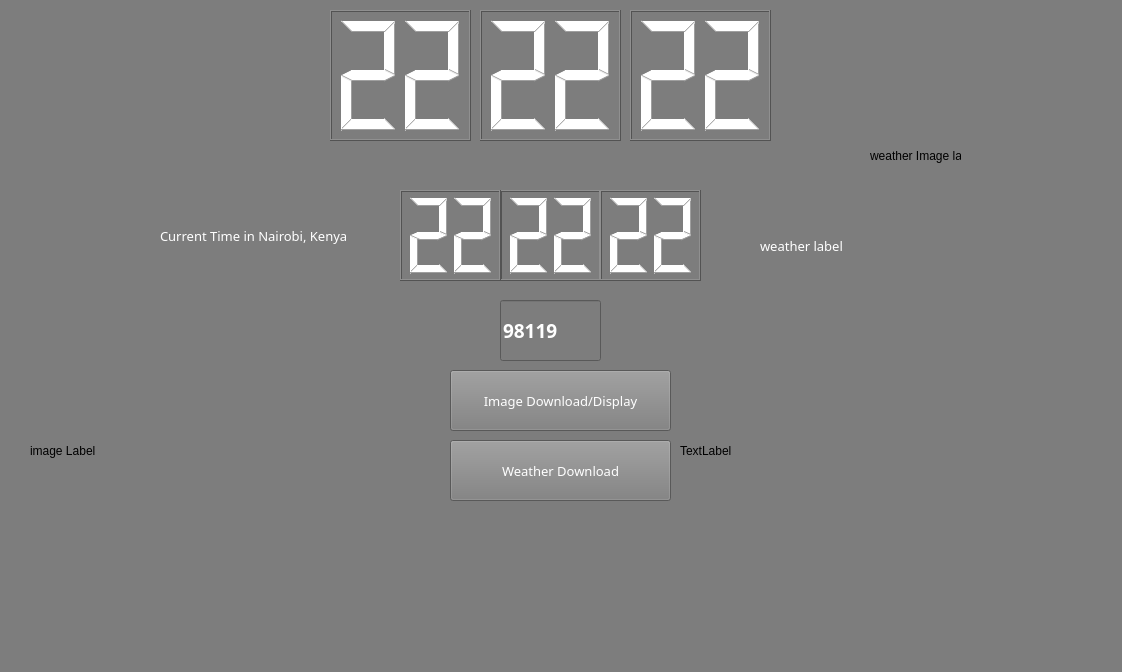
<?xml version="1.0" encoding="UTF-8"?>
<ui version="4.0">
 <class>MainWindow</class>
 <widget class="QMainWindow" name="MainWindow">
  <property name="geometry">
   <rect>
    <x>0</x>
    <y>0</y>
    <width>1122</width>
    <height>672</height>
   </rect>
  </property>
  <property name="windowTitle">
   <string>MainWindow</string>
  </property>
  <property name="styleSheet">
   <string notr="true">background-color: rgb(125, 125, 125);</string>
  </property>
  <widget class="QWidget" name="centralwidget">
   <widget class="QLCDNumber" name="hourLCD">
    <property name="geometry">
     <rect>
      <x>330</x>
      <y>10</y>
      <width>141</width>
      <height>131</height>
     </rect>
    </property>
    <property name="styleSheet">
     <string notr="true">QLCDNumber{
    color: rgb(255,255,255);    
}</string>
    </property>
    <property name="digitCount">
     <number>2</number>
    </property>
    <property name="value" stdset="0">
     <double>22.000000000000000</double>
    </property>
   </widget>
   <widget class="QLCDNumber" name="minuteLCD">
    <property name="geometry">
     <rect>
      <x>480</x>
      <y>10</y>
      <width>141</width>
      <height>131</height>
     </rect>
    </property>
    <property name="styleSheet">
     <string notr="true">QLCDNumber{
    color: rgb(255,255,255);    
}</string>
    </property>
    <property name="digitCount">
     <number>2</number>
    </property>
    <property name="value" stdset="0">
     <double>22.000000000000000</double>
    </property>
   </widget>
   <widget class="QLCDNumber" name="secondLCD">
    <property name="geometry">
     <rect>
      <x>630</x>
      <y>10</y>
      <width>141</width>
      <height>131</height>
     </rect>
    </property>
    <property name="styleSheet">
     <string notr="true">QLCDNumber{
    color: rgb(255,255,255);    
}</string>
    </property>
    <property name="digitCount">
     <number>2</number>
    </property>
    <property name="value" stdset="0">
     <double>22.000000000000000</double>
    </property>
   </widget>
   <widget class="QPushButton" name="imageDownloadButton">
    <property name="geometry">
     <rect>
      <x>450</x>
      <y>370</y>
      <width>221</width>
      <height>61</height>
     </rect>
    </property>
    <property name="font">
     <font>
      <family>Microsoft New Tai Lue</family>
      <pointsize>10</pointsize>
      <weight>50</weight>
      <bold>false</bold>
     </font>
    </property>
    <property name="styleSheet">
     <string notr="true">color: rgb(255, 255, 255);</string>
    </property>
    <property name="text">
     <string>Image Download/Display</string>
    </property>
   </widget>
   <widget class="QLabel" name="imageLabel">
    <property name="geometry">
     <rect>
      <x>30</x>
      <y>310</y>
      <width>401</width>
      <height>281</height>
     </rect>
    </property>
    <property name="text">
     <string>image Label</string>
    </property>
   </widget>
   <widget class="QLCDNumber" name="minuteTimeZoneLCD">
    <property name="geometry">
     <rect>
      <x>500</x>
      <y>190</y>
      <width>101</width>
      <height>91</height>
     </rect>
    </property>
    <property name="styleSheet">
     <string notr="true">QLCDNumber{
    color: rgb(255, 255, 255);    

}</string>
    </property>
    <property name="digitCount">
     <number>2</number>
    </property>
    <property name="value" stdset="0">
     <double>22.000000000000000</double>
    </property>
   </widget>
   <widget class="QLCDNumber" name="secondTimeZoneLCD">
    <property name="geometry">
     <rect>
      <x>600</x>
      <y>190</y>
      <width>101</width>
      <height>91</height>
     </rect>
    </property>
    <property name="styleSheet">
     <string notr="true">QLCDNumber{
    color: rgb(255, 255, 255);    

}</string>
    </property>
    <property name="digitCount">
     <number>2</number>
    </property>
    <property name="value" stdset="0">
     <double>22.000000000000000</double>
    </property>
   </widget>
   <widget class="QLCDNumber" name="hourTimeZoneLCD">
    <property name="geometry">
     <rect>
      <x>400</x>
      <y>190</y>
      <width>101</width>
      <height>91</height>
     </rect>
    </property>
    <property name="styleSheet">
     <string notr="true">QLCDNumber{
    color: rgb(255, 255, 255);    

}</string>
    </property>
    <property name="digitCount">
     <number>2</number>
    </property>
    <property name="value" stdset="0">
     <double>22.000000000000000</double>
    </property>
   </widget>
   <widget class="QLineEdit" name="zipcodeEdit">
    <property name="geometry">
     <rect>
      <x>500</x>
      <y>300</y>
      <width>101</width>
      <height>61</height>
     </rect>
    </property>
    <property name="font">
     <font>
      <family>Microsoft New Tai Lue</family>
      <pointsize>14</pointsize>
      <weight>75</weight>
      <bold>true</bold>
     </font>
    </property>
    <property name="styleSheet">
     <string notr="true">color: rgb(255, 255, 255);</string>
    </property>
    <property name="text">
     <string>98119</string>
    </property>
   </widget>
   <widget class="QPushButton" name="weatherDownloadButton">
    <property name="geometry">
     <rect>
      <x>450</x>
      <y>440</y>
      <width>221</width>
      <height>61</height>
     </rect>
    </property>
    <property name="font">
     <font>
      <family>Microsoft New Tai Lue</family>
      <pointsize>10</pointsize>
     </font>
    </property>
    <property name="styleSheet">
     <string notr="true">color: rgb(255, 255, 255);</string>
    </property>
    <property name="text">
     <string>Weather Download</string>
    </property>
   </widget>
   <widget class="QLabel" name="weatherLabel">
    <property name="geometry">
     <rect>
      <x>760</x>
      <y>210</y>
      <width>321</width>
      <height>71</height>
     </rect>
    </property>
    <property name="font">
     <font>
      <family>Microsoft New Tai Lue</family>
      <pointsize>10</pointsize>
      <weight>50</weight>
      <bold>false</bold>
     </font>
    </property>
    <property name="styleSheet">
     <string notr="true">color: rgb(255, 255, 255);</string>
    </property>
    <property name="text">
     <string>weather label</string>
    </property>
   </widget>
   <widget class="QLabel" name="weatherImageLabel">
    <property name="geometry">
     <rect>
      <x>870</x>
      <y>110</y>
      <width>91</width>
      <height>91</height>
     </rect>
    </property>
    <property name="text">
     <string>weather Image label</string>
    </property>
   </widget>
   <widget class="QLabel" name="welcomeMessageLabel">
    <property name="geometry">
     <rect>
      <x>360</x>
      <y>150</y>
      <width>391</width>
      <height>31</height>
     </rect>
    </property>
    <property name="font">
     <font>
      <family>Microsoft New Tai Lue</family>
      <pointsize>14</pointsize>
      <weight>75</weight>
      <bold>true</bold>
     </font>
    </property>
    <property name="styleSheet">
     <string notr="true">color: rgb(255, 255, 255);</string>
    </property>
    <property name="text">
     <string/>
    </property>
   </widget>
   <widget class="QLabel" name="timeZoneLabel">
    <property name="geometry">
     <rect>
      <x>160</x>
      <y>200</y>
      <width>231</width>
      <height>71</height>
     </rect>
    </property>
    <property name="font">
     <font>
      <family>Microsoft New Tai Lue</family>
      <pointsize>10</pointsize>
      <weight>50</weight>
      <bold>false</bold>
     </font>
    </property>
    <property name="styleSheet">
     <string notr="true">color: rgb(255, 255, 255);</string>
    </property>
    <property name="text">
     <string>Current Time in Nairobi, Kenya</string>
    </property>
   </widget>
   <widget class="QLabel" name="imageSlideShowLabel">
    <property name="geometry">
     <rect>
      <x>680</x>
      <y>310</y>
      <width>401</width>
      <height>281</height>
     </rect>
    </property>
    <property name="text">
     <string>TextLabel</string>
    </property>
   </widget>
  </widget>
  <widget class="QMenuBar" name="menubar">
   <property name="geometry">
    <rect>
     <x>0</x>
     <y>0</y>
     <width>1122</width>
     <height>25</height>
    </rect>
   </property>
  </widget>
  <widget class="QStatusBar" name="statusbar"/>
 </widget>
 <resources/>
 <connections/>
</ui>
